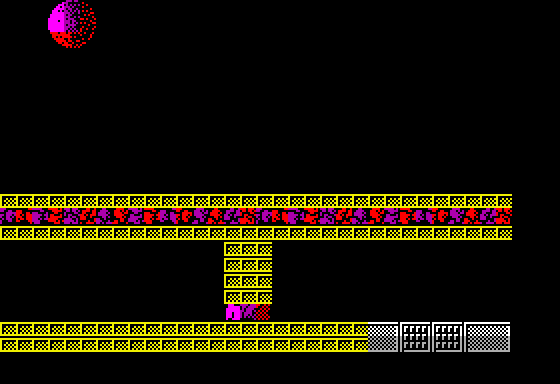

Rendered tile map (Tiled .tmx) drawn with the repository's tilesets; below, a short description and the full map source, tile grids included:
An orthogonal 35x24 tile map with 16x16 px tiles, 1 tile layer (Collision), 3 tilesets, 1 image layer and 4 objects (vitorc, incubator, double_launcher, piston).

<map version="1.0" orientation="orthogonal" width="35" height="24" tilewidth="16" tileheight="16">
 <properties>
  <property name="background_color" value="#000000" />
  <property name="zoneNumber" value="013" />
  <property name="zoneSource" value="rusarh/exolon-esl asm/data_zone_data.asm" />
  <property name="nextLevel" value="L01S15" />
 </properties>
 <tileset firstgid="1" name="tiles" tilewidth="16" tileheight="16">
  <image source="tiles.png" width="240" height="512" />
 </tileset>
 <tileset firstgid="481" name="rocks" tilewidth="16" tileheight="16">
  <image source="rocks.png" width="512" height="48" />
 </tileset>
 <tileset firstgid="577" name="generated_terrain" tilewidth="16" tileheight="16">
  <image source="generated_terrain.png" width="256" height="16" />
 </tileset>
 <imagelayer name="Original Static Scenery">
  <image source="zone_013_original.png" width="512" height="384" />
 </imagelayer>
 <layer name="Collision" width="35" height="24">
  <data encoding="csv">0,0,0,0,0,0,0,0,0,0,0,0,0,0,0,0,0,0,0,0,0,0,0,0,0,0,0,0,0,0,0,0,0,0,0,
0,0,0,0,0,0,0,0,0,0,0,0,0,0,0,0,0,0,0,0,0,0,0,0,0,0,0,0,0,0,0,0,0,0,0,
0,0,0,0,0,0,0,0,0,0,0,0,0,0,0,0,0,0,0,0,0,0,0,0,0,0,0,0,0,0,0,0,0,0,0,
0,0,0,0,0,0,0,0,0,0,0,0,0,0,0,0,0,0,0,0,0,0,0,0,0,0,0,0,0,0,0,0,0,0,0,
0,0,0,0,0,0,0,0,0,0,0,0,0,0,0,0,0,0,0,0,0,0,0,0,0,0,0,0,0,0,0,0,0,0,0,
0,0,0,0,0,0,0,0,0,0,0,0,0,0,0,0,0,0,0,0,0,0,0,0,0,0,0,0,0,0,0,0,0,0,0,
0,0,0,0,0,0,0,0,0,0,0,0,0,0,0,0,0,0,0,0,0,0,0,0,0,0,0,0,0,0,0,0,0,0,0,
0,0,0,0,0,0,0,0,0,0,0,0,0,0,0,0,0,0,0,0,0,0,0,0,0,0,0,0,0,0,0,0,0,0,0,
0,0,0,0,0,0,0,0,0,0,0,0,0,0,0,0,0,0,0,0,0,0,0,0,0,0,0,0,0,0,0,0,0,0,0,
0,0,0,0,0,0,0,0,0,0,0,0,0,0,0,0,0,0,0,0,0,0,0,0,0,0,0,0,0,0,0,0,0,0,0,
0,0,0,0,0,0,0,0,0,0,0,0,0,0,0,0,0,0,0,0,0,0,0,0,0,0,0,0,0,0,0,0,0,0,0,
0,0,0,0,0,0,0,0,0,0,0,0,0,0,0,0,0,0,0,0,0,0,0,0,0,0,0,0,0,0,0,0,0,0,0,
1,1,1,1,1,1,1,1,1,1,1,1,1,1,1,1,1,1,1,1,1,1,1,1,1,1,1,1,1,1,1,1,0,0,0,
0,0,0,0,0,0,0,0,0,0,0,0,0,0,0,0,0,0,0,0,0,0,0,0,0,0,0,0,0,0,0,0,0,0,0,
1,1,1,1,1,1,1,1,1,1,1,1,1,1,1,1,1,1,1,1,1,1,1,1,1,1,1,1,1,1,1,1,0,0,0,
0,0,0,0,0,0,0,0,0,0,0,0,0,0,1,1,1,0,0,0,0,0,0,0,0,0,0,0,0,0,0,0,0,0,0,
0,0,0,0,0,0,0,0,0,0,0,0,0,0,1,1,1,0,0,0,0,0,0,0,0,0,0,0,0,0,0,0,0,0,0,
0,0,0,0,0,0,0,0,0,0,0,0,0,0,1,1,1,0,0,0,0,0,0,0,0,0,0,0,0,0,0,0,0,0,0,
0,0,0,0,0,0,0,0,0,0,0,0,0,0,1,1,1,0,0,0,0,0,0,0,0,0,0,0,0,0,0,0,0,0,0,
0,0,0,0,0,0,0,0,0,0,0,0,0,0,0,0,0,0,0,0,0,0,0,0,0,0,0,0,0,0,0,0,0,0,0,
1,1,1,1,1,1,1,1,1,1,1,1,1,1,1,1,1,1,1,1,1,1,1,0,0,0,0,0,0,0,0,0,0,0,0,
1,1,1,1,1,1,1,1,1,1,1,1,1,1,1,1,1,1,1,1,1,1,1,0,0,0,0,0,0,0,0,0,0,0,0,
0,0,0,0,0,0,0,0,0,0,0,0,0,0,0,0,0,0,0,0,0,0,0,0,0,0,0,0,0,0,0,0,0,0,0,
0,0,0,0,0,0,0,0,0,0,0,0,0,0,0,0,0,0,0,0,0,0,0,0,0,0,0,0,0,0,0,0,0,0,0</data>
 </layer>
 <objectgroup name="Objects">
  <object id="1" name="vitorc" x="0" y="320" />
  <object id="2" name="incubator" x="288" y="192" width="64" height="96">
   <properties>
    <property name="sourceBlock" value="blk_birthpod" />
   </properties>
  </object>
  <object id="3" name="double_launcher" x="432" y="320" width="64" height="48">
   <properties>
    <property name="sourceBlock" value="blk_double_barrel" />
   </properties>
  </object>
  <object id="4" name="piston" x="96" y="384" width="48" height="64">
   <properties>
    <property name="sourceBlock" value="blk_anim_pump" />
   </properties>
  </object>
 </objectgroup>
</map>
